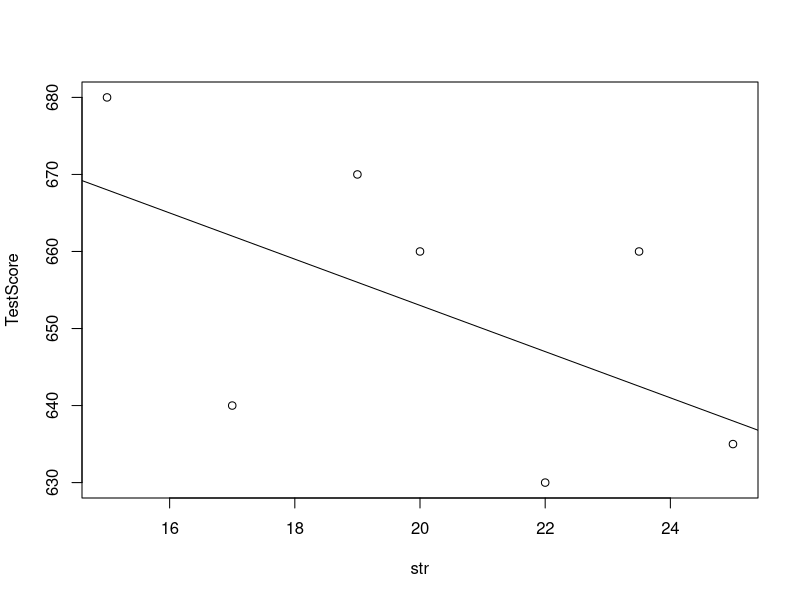
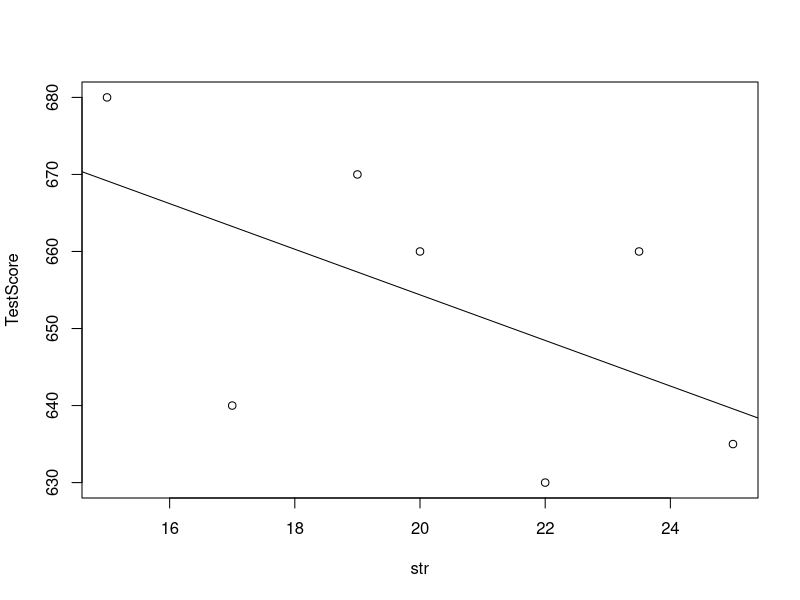

These charts were generated, in order, by the following R code:
#Ejercicio 1
#Metodología 1

TestScore <- c(680, 640, 670, 660, 630, 660, 635)
TestScore
str <- c(15, 17, 19, 20, 22, 23.5, 25)
str

#Generar gráfica de los datos 
plot(TestScore ~ str)

#Crear una linea de terndencia
abline(a=713, b=-3)

#Crear Modelo de Regresión Lineal
mdrl <- lm(TestScore ~ str)
help(lm)
mdrl

#Volviendo a crear la linea de tendencioa
plot(TestScore ~ str)
abline(a=713.568, b=-2.96)

#Funcion summary
help("summary")
summary(mdrl)
